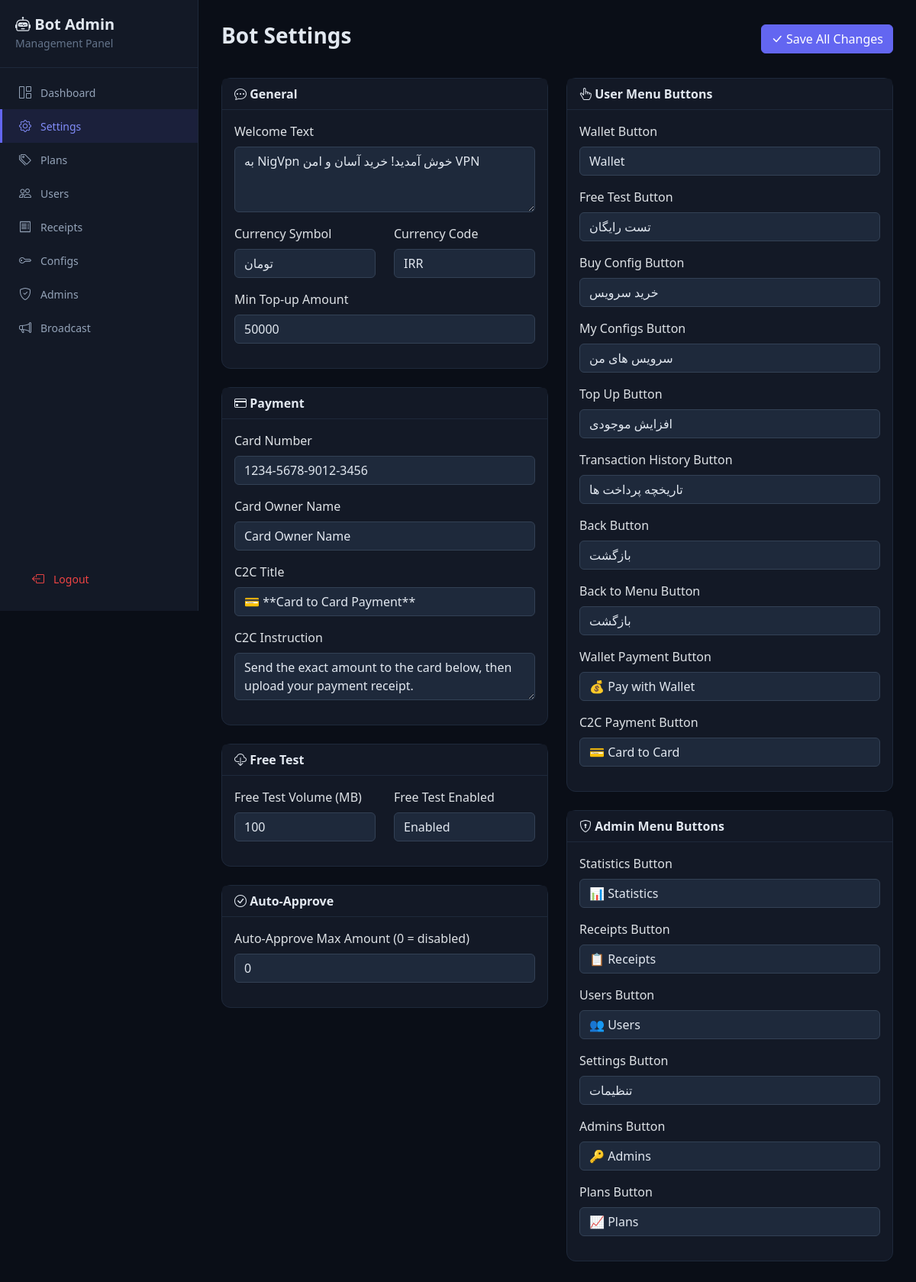
Screenshot of /settings (signed in) with the database file from the repository.
### tables this page shows
CREATE TABLE settings (
            key TEXT PRIMARY KEY,
            value TEXT
        );

### web_app.py (the view, shortened to what this page needs)
@app.route("/settings", methods=["GET", "POST"])
@login_required
def settings():
    all_settings = web_db.get_all_settings()
    return render_template("settings.html", settings=all_settings)

### web_app.py (called while the page is built)
def login_required(f):
    @wraps(f)
    def decorated(*args, **kwargs):
        if not session.get("logged_in"):
            return redirect(url_for("login"))
        return f(*args, **kwargs)
    return decorated

### web_db.py (called while the page is built)
def get_conn():
    conn = sqlite3.connect(DB_PATH)
    conn.row_factory = sqlite3.Row
    return conn

def get_all_settings():
    conn = get_conn()
    rows = conn.execute("SELECT key, value FROM settings").fetchall()
    conn.close()
    return {r["key"]: r["value"] for r in rows}

### templates/settings.html (shortened to what this page needs)
{% extends "base.html" %}
{% block content %}
<div class="page-header d-flex justify-content-between align-items-center">
    <h3>Bot Settings</h3>
    <button type="submit" form="settingsForm" class="btn btn-indigo">
        <i class="bi bi-check-lg"></i> Save All Changes
    </button>
</div>
<form id="settingsForm" method="POST">
<div class="row g-4">
    <div class="col-lg-6">
        <div class="card card-dark">
            <div class="card-header"><i class="bi bi-chat-dots"></i> General</div>
            <div class="card-body">
                <div class="mb-3">
                    <label class="form-label">Welcome Text</label>
                    <textarea name="welcome_text" class="form-control" rows="3">{{ settings.get('welcome_text', '') }}</textarea>
                </div>
                <div class="row">
                    <div class="col-md-6 mb-3">
                        <label class="form-label">Currency Symbol</label>
                        <input type="text" name="currency_symbol" class="form-control" value="{{ settings.get('currency_symbol', 'تومان') }}">
                    </div>
                    <div class="col-md-6 mb-3">
                        <label class="form-label">Currency Code</label>
                        <input type="text" name="currency" class="form-control" value="{{ settings.get('currency', 'IRR') }}">
                    </div>
                </div>
                <div class="mb-3">
                    <label class="form-label">Min Top-up Amount</label>
                    <input type="number" name="min_topup" class="form-control" value="{{ settings.get('min_topup', '50000') }}">
                </div>
            </div>
        </div>
        <div class="card card-dark mt-4">
            <div class="card-header"><i class="bi bi-credit-card"></i> Payment</div>
            <div class="card-body">
                <div class="mb-3">
                    <label class="form-label">Card Number</label>
                    <input type="text" name="card_number" class="form-control" value="{{ settings.get('card_number', '') }}">
                </div>
                <div class="mb-3">
                    <label class="form-label">Card Owner Name</label>
                    <input type="text" name="card_owner" class="form-control" value="{{ settings.get('card_owner', '') }}">
                </div>
                <div class="mb-3">
                    <label class="form-label">C2C Title</label>
                    <input type="text" name="c2c_title" class="form-control" value="{{ settings.get('c2c_title', '') }}">
                </div>
                <div class="mb-3">
                    <label class="form-label">C2C Instruction</label>
                    <textarea name="c2c_instruction" class="form-control" rows="2">{{ settings.get('c2c_instruction', '') }}</textarea>
                </div>
            </div>
        </div>
        <div class="card card-dark mt-4">
            <div class="card-header"><i class="bi bi-cloud-download"></i> Free Test</div>
            <div class="card-body">
                <div class="row">
                    <div class="col-md-6 mb-3">
                        <label class="form-label">Free Test Volume (MB)</label>
                        <input type="number" name="free_test_mb" class="form-control" value="{{ settings.get('free_test_mb', '102400') }}">
                    </div>
                    <div class="col-md-6 mb-3">
                        <label class="form-label">Free Test Enabled</label>
                        <select name="free_test_enabled" class="form-select">
                            <option value="1" {{ 'selected' if settings.get('free_test_enabled') == '1' }}>Enabled</option>
                        </select>
                    </div>
                </div>
            </div>
        </div>
        <div class="card card-dark mt-4">
            <div class="card-header"><i class="bi bi-check-circle"></i> Auto-Approve</div>
            <div class="card-body">
                <div class="mb-3">
                    <label class="form-label">Auto-Approve Max Amount (0 = disabled)</label>
                    <input type="number" name="auto_approve_max" class="form-control" value="{{ settings.get('auto_approve_max', '0') }}">
                </div>
            </div>
        </div>
    </div>
    <div class="col-lg-6">
        <div class="card card-dark">
            <div class="card-header"><i class="bi bi-hand-index-thumb"></i> User Menu Buttons</div>
            <div class="card-body">
                <div class="mb-3">
                    <label class="form-label">Wallet Button</label>
                    <input type="text" name="btn_wallet" class="form-control" value="{{ settings.get('btn_wallet', 'Wallet') }}">
                </div>
                <div class="mb-3">
                    <label class="form-label">Free Test Button</label>
                    <input type="text" name="btn_free_test" class="form-control" value="{{ settings.get('btn_free_test', 'Free Test') }}">
                </div>
                <div class="mb-3">
                    <label class="form-label">Buy Config Button</label>
                    <input type="text" name="btn_buy_config" class="form-control" value="{{ settings.get('btn_buy_config', 'Buy Config') }}">
                </div>
                <div class="mb-3">
                    <label class="form-label">My Configs Button</label>
                    <input type="text" name="btn_my_configs" class="form-control" value="{{ settings.get('btn_my_configs', 'My Configs') }}">
                </div>
                <div class="mb-3">
                    <label class="form-label">Top Up Button</label>
                    <input type="text" name="btn_topup" class="form-control" value="{{ settings.get('btn_topup', 'Top Up') }}">
                </div>
                <div class="mb-3">
                    <label class="form-label">Transaction History Button</label>
                    <input type="text" name="btn_tx_history" class="form-control" value="{{ settings.get('btn_tx_history', 'History') }}">
                </div>
                <div class="mb-3">
                    <label class="form-label">Back Button</label>
                    <input type="text" name="btn_back" class="form-control" value="{{ settings.get('btn_back', 'Back') }}">
                </div>
                <div class="mb-3">
                    <label class="form-label">Back to Menu Button</label>
                    <input type="text" name="btn_back_to_menu" class="form-control" value="{{ settings.get('btn_back_to_menu', 'Menu') }}">
                </div>
                <div class="mb-3">
                    <label class="form-label">Wallet Payment Button</label>
                    <input type="text" name="btn_wallet_payment" class="form-control" value="{{ settings.get('btn_wallet_payment', 'Pay with Wallet') }}">
                </div>
                <div class="mb-3">
                    <label class="form-label">C2C Payment Button</label>
                    <input type="text" name="btn_c2c_payment" class="form-control" value="{{ settings.get('btn_c2c_payment', 'Card to Card') }}">
                </div>
            </div>
        </div>
        <div class="card card-dark mt-4">
            <div class="card-header"><i class="bi bi-shield-lock"></i> Admin Menu Buttons</div>
            <div class="card-body">
                <div class="mb-3">
                    <label class="form-label">Statistics Button</label>
                    <input type="text" name="btn_admin_stats" class="form-control" value="{{ settings.get('btn_admin_stats', 'Statistics') }}">
                </div>
                <div class="mb-3">
                    <label class="form-label">Receipts Button</label>
                    <input type="text" name="btn_admin_receipts" class="form-control" value="{{ settings.get('btn_admin_receipts', 'Receipts') }}">
                </div>
                <div class="mb-3">
                    <label class="form-label">Users Button</label>
                    <input type="text" name="btn_admin_users" class="form-control" value="{{ settings.get('btn_admin_users', 'Users') }}">
                </div>
                <div class="mb-3">
                    <label class="form-label">Settings Button</label>
                    <input type="text" name="btn_admin_settings" class="form-control" value="{{ settings.get('btn_admin_settings', 'Settings') }}">
                </div>
                <div class="mb-3">
                    <label class="form-label">Admins Button</label>
                    <input type="text" name="btn_admin_admins" class="form-control" value="{{ settings.get('btn_admin_admins', 'Admins') }}">
                </div>
                <div class="mb-3">
                    <label class="form-label">Plans Button</label>
                    <input type="text" name="btn_admin_plans" class="form-control" value="{{ settings.get('btn_admin_plans', 'Plans') }}">
                </div>
            </div>
        </div>
    </div>
</div>
</form>
{% endblock %}

### templates/base.html (shortened to what this page needs)
<!DOCTYPE html>
<html lang="en" data-bs-theme="dark">
<head>
    <link href="https://cdn.jsdelivr.net/npm/bootstrap@5.3.3/dist/css/bootstrap.min.css" rel="stylesheet">
    <link href="https://cdn.jsdelivr.net/npm/bootstrap-icons@1.11.3/font/bootstrap-icons.css" rel="stylesheet">
</head>
<body>
    <nav class="sidebar" id="sidebar">
        <div class="brand">
            <h5><i class="bi bi-robot"></i> Bot Admin</h5>
            <small>Management Panel</small>
        </div>
        <a href="{{ url_for('dashboard') }}" class="{% if request.endpoint == 'dashboard' %}active{% endif %}">
            <i class="bi bi-grid-1x2"></i> Dashboard
        </a>
        <a href="{{ url_for('settings') }}" class="{% if request.endpoint == 'settings' %}active{% endif %}">
            <i class="bi bi-gear"></i> Settings
        </a>
        <a href="{{ url_for('plans') }}" class="{% if request.endpoint in ['plans','plan_add','plan_edit'] %}active{% endif %}">
            <i class="bi bi-tags"></i> Plans
        </a>
        <a href="{{ url_for('users') }}" class="{% if request.endpoint in ['users','user_detail'] %}active{% endif %}">
            <i class="bi bi-people"></i> Users
        </a>
        <a href="{{ url_for('receipts') }}" class="{% if request.endpoint == 'receipts' %}active{% endif %}">
            <i class="bi bi-receipt"></i> Receipts
        </a>
        <a href="{{ url_for('configs') }}" class="{% if request.endpoint == 'configs' %}active{% endif %}">
            <i class="bi bi-key"></i> Configs
        </a>
        <a href="{{ url_for('admins') }}" class="{% if request.endpoint == 'admins' %}active{% endif %}">
            <i class="bi bi-shield-check"></i> Admins
        </a>
        <a href="{{ url_for('broadcast') }}" class="{% if request.endpoint == 'broadcast' %}active{% endif %}">
            <i class="bi bi-megaphone"></i> Broadcast
        </a>
        <div style="position:absolute;bottom:20px;left:20px;right:20px;">
            <a href="{{ url_for('logout') }}" style="border-left:none;color:#ef4444;">
                <i class="bi bi-box-arrow-left"></i> Logout
            </a>
        </div>
    </nav>
    <div class="main-content">
        {% block content %}{% endblock %}
    </div>
</body>
</html>

### templates/base.html (style rules this page uses)
body { background: #0a0e17; color: #e2e8f0; }
.sidebar { background: #131926; min-height: 100vh; width: 260px; position: fixed; top: 0; left: 0; z-index: 100; border-right: 1px solid #1e293b; padding-top: 20px; transition: transform .3s; }
.sidebar .brand { padding: 0 20px 20px; border-bottom: 1px solid #1e293b; margin-bottom: 10px; }
.sidebar .brand h5 { color: #e2e8f0; font-weight: 700; margin: 0; }
.sidebar .brand small { color: #64748b; }
.sidebar a { display: flex; align-items: center; gap: 10px; padding: 10px 20px; color: #94a3b8; text-decoration: none; font-size: 14px; transition: all .2s; border-left: 3px solid transparent; }
.sidebar a.active { color: #818cf8; background: rgba(99,102,241,.1); border-left-color: #6366f1; }
.sidebar a i { width: 20px; text-align: center; font-size: 16px; }
.main-content { margin-left: 260px; padding: 30px; }
.card-dark { background: #131926; border: 1px solid #1e293b; border-radius: 12px; }
.card-dark .card-header { background: #131926; border-bottom: 1px solid #1e293b; color: #e2e8f0; font-weight: 600; }
.btn-indigo { background: #6366f1; border-color: #6366f1; color: #fff; }
.form-control, .form-select { background: #1e293b; border: 1px solid #334155; color: #e2e8f0; }
.page-header { margin-bottom: 30px; }
.page-header h3 { font-weight: 700; color: #e2e8f0; }

### rows the page displays
settings: welcome_text "به NigVpn خوش آمدید! خرید آسان و امن VPN"
settings: currency_symbol "تومان"
settings: currency "IRR"
settings: min_topup "50000"
settings: card_number "1234-5678-9012-3456"
settings: card_owner "Card Owner Name"
settings: c2c_title "💳 **Card to Card Payment**"
settings: c2c_instruction "Send the exact amount to the card below, then upload your payment receipt."
settings: free_test_mb "100"
settings: btn_wallet "Wallet"
settings: btn_free_test "تست رایگان"
settings: btn_buy_config "خرید سرویس"
settings: btn_my_configs "سرویس های من"
settings: btn_topup "افزایش موجودی"
settings: btn_tx_history "تاریخچه پرداخت ها"
settings: btn_back "بازگشت"
settings: btn_back_to_menu "بازگشت"
settings: btn_wallet_payment "💰 Pay with Wallet"
settings: btn_c2c_payment "💳 Card to Card"
settings: btn_admin_stats "📊 Statistics"
settings: btn_admin_receipts "📋 Receipts"
settings: btn_admin_users "👥 Users"
settings: btn_admin_settings "تنظیمات"
settings: btn_admin_admins "🔑 Admins"
settings: btn_admin_plans "📈 Plans"
